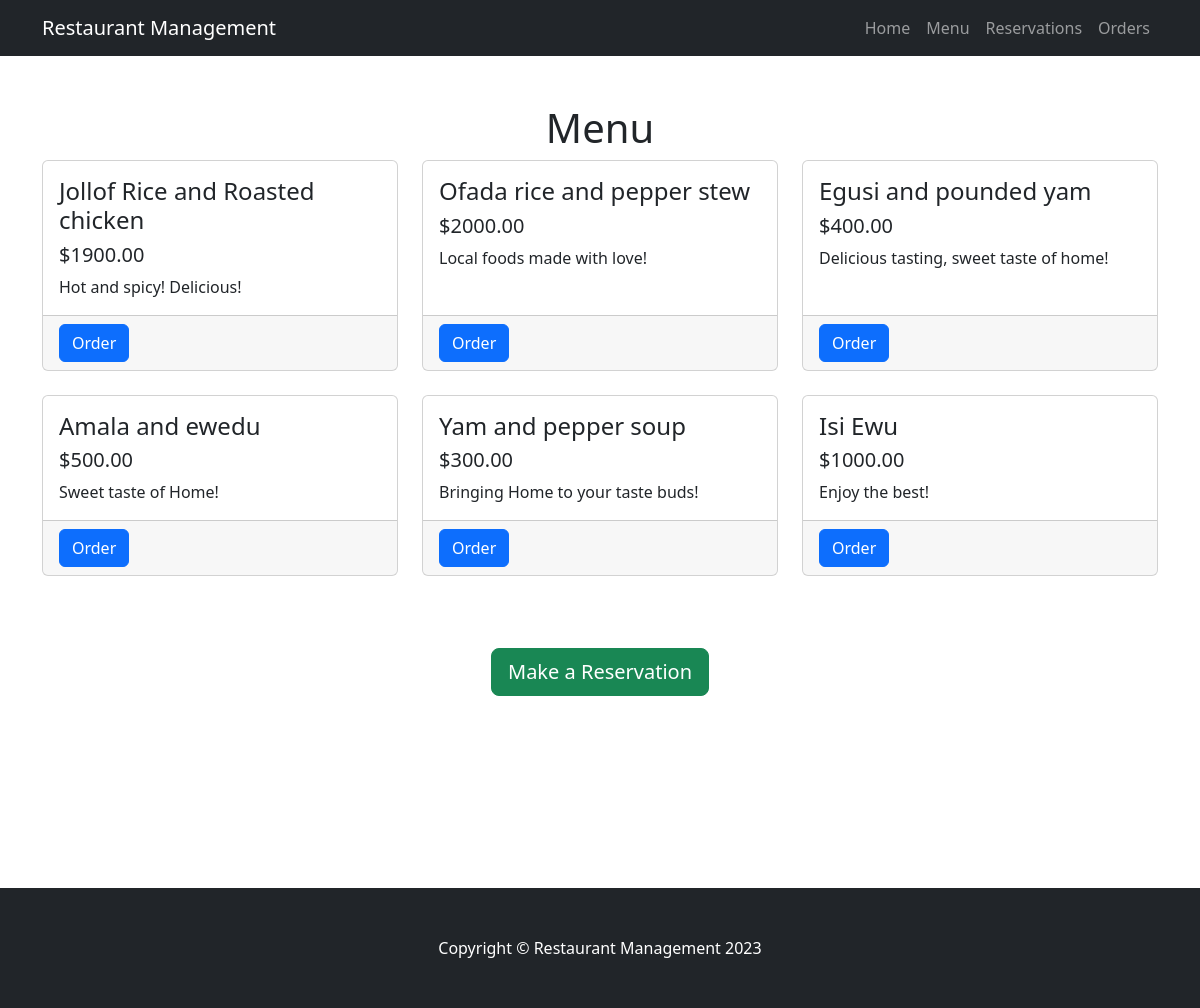
The page / on the database its author committed.
### store/models.py (models this page shows, shortened)
class MenuItem(models.Model):
    name = models.CharField(max_length=100)
    description = models.TextField()
    price = models.DecimalField(max_digits=10, decimal_places=2,default=0.00)
    inventory = models.ForeignKey(Inventory, on_delete=models.CASCADE,default=1)

### store/views.py (the view)
# urls.py: path('', views.menu, name='menu'),
def menu(request):
    items = MenuItem.objects.all()
    return render(request, 'menu.html', {'items': items})

### store/templates/menu.html (shortened to what this page needs)
{% load static %}
<!DOCTYPE html>
<html lang="en">
    <head>
        <link href="https://cdn.jsdelivr.net/npm/bootstrap-icons@1.5.0/font/bootstrap-icons.css" rel="stylesheet" />
        <link href="{% static 'css/styles.css' %}" rel="stylesheet" />
    </head>
    <body>
        <nav class="navbar navbar-expand-lg navbar-dark bg-dark">
            <div class="container">
                <a class="navbar-brand" href="{% url 'menu' %}">Restaurant Management</a>
                <div class="collapse navbar-collapse" id="navbarResponsive">
                    <ul class="navbar-nav ms-auto">
                        <li class="nav-item"><a class="nav-link" href="{% url 'menu' %}">Home</a></li>
                        <li class="nav-item"><a class="nav-link" href="{% url 'menu' %}">Menu</a></li>
                        <li class="nav-item"><a class="nav-link" href="{% url 'make_reservation'%}">Reservations</a></li>
                        <li class="nav-item"><a class="nav-link" href="{% url 'place_order' %}">Orders</a></li>
                    </ul>
                </div>
            </div>
        </nav>
        <div class="container mt-5">
            <h1 class="text-center">Menu</h1>
            <div class="row">
                {% for item in items %}
                <div class="col-lg-4 col-md-6 mb-4">
                    <div class="card h-100">
                        <div class="card-body">
                            <h4 class="card-title">{{ item.name }}</h4>
                            <h5>${{ item.price }}</h5>
                            <p class="card-text">{{ item.description }}</p>
                        </div>
                        <div class="card-footer">
                            <a href="{% url 'place_order' %}" class="btn btn-primary">Order</a>
                        </div>
                    </div>
                </div>
                {% endfor %}
            </div>
            <div class="text-center mt-5">
                <a href="{% url 'make_reservation'%}" class="btn btn-success btn-lg">Make a Reservation</a>
            </div>
        </div>
        <br></br>  <br></br>  <br></br>  <br></br>
        <footer class="py-5 bg-dark">
            <div class="container">
                <p class="m-0 text-center text-white">Copyright &copy; Restaurant Management 2023</p>
            </div>
        </footer>
    </body>
</html>

### rows shown on the page
MenuItem: name "Jollof Rice and Roasted chicken", price "1900.00", description "Hot and spicy! Delicious!"
MenuItem: name "Ofada rice and pepper stew", price "2000.00", description "Local foods made with love!"
MenuItem: name "Egusi and pounded yam", price "400.00", description "Delicious tasting, sweet taste of home!"
MenuItem: name "Amala and ewedu", price "500.00", description "Sweet taste of Home!"
MenuItem: name "Yam and pepper soup", price "300.00", description "Bringing Home to your taste buds!"
MenuItem: name "Isi Ewu", price "1000.00", description "Enjoy the best!"
